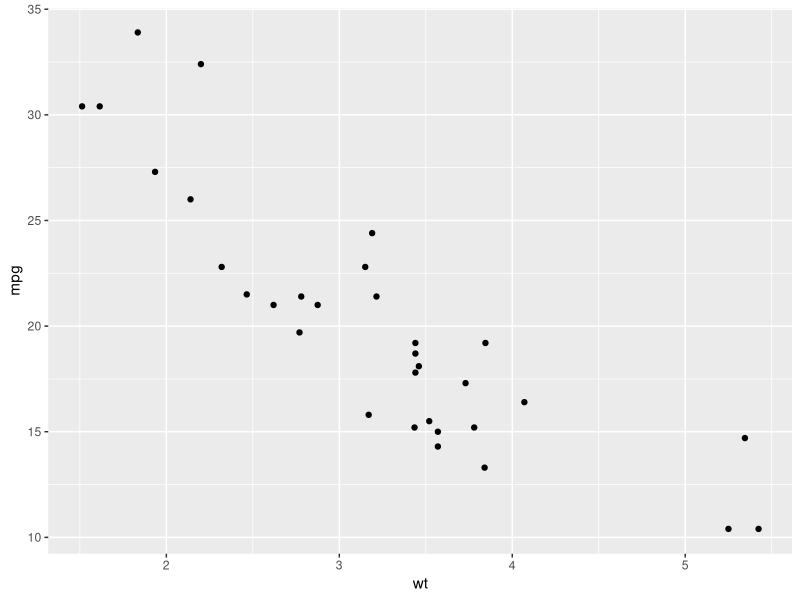
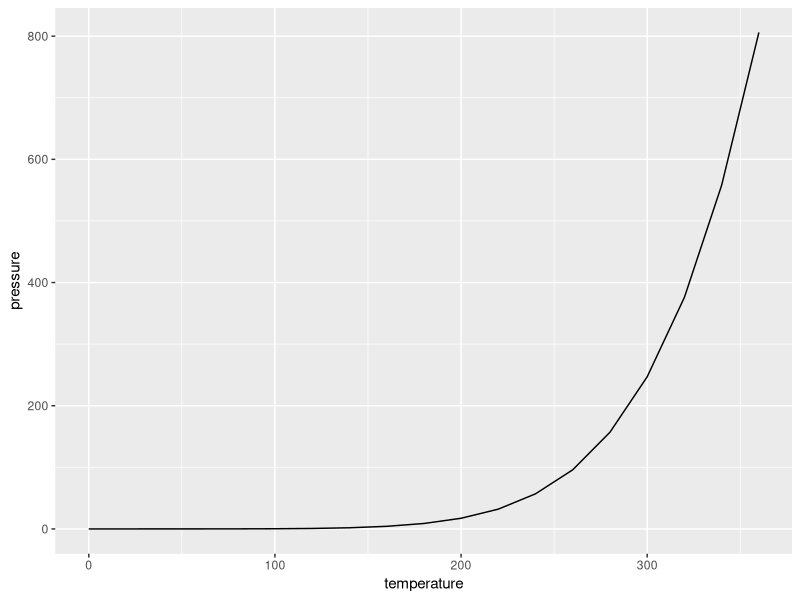
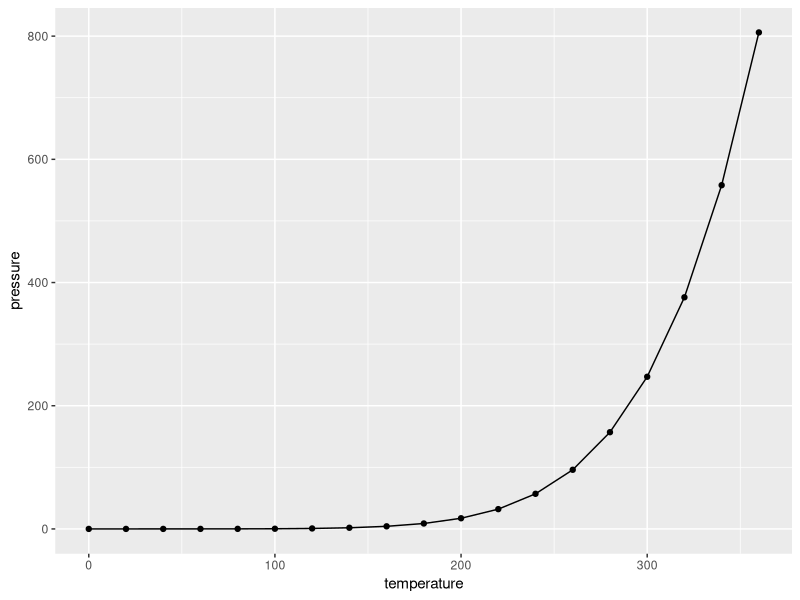
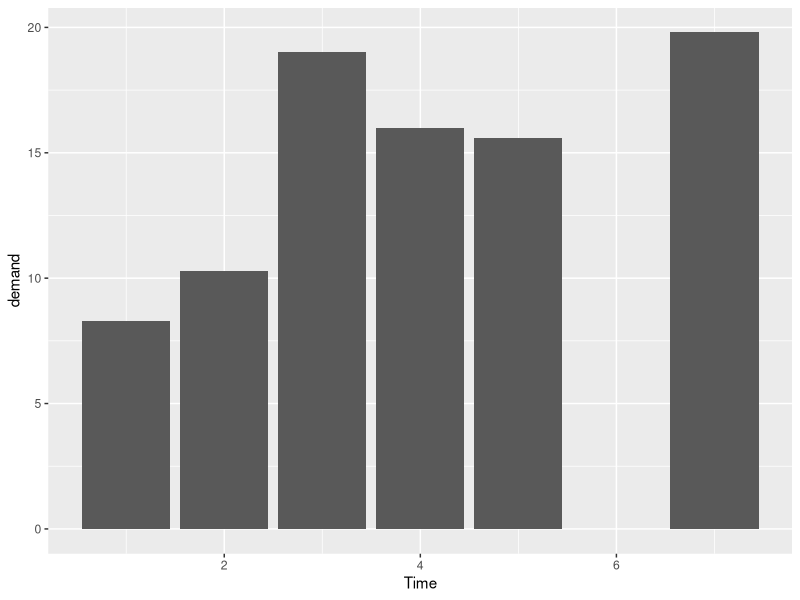
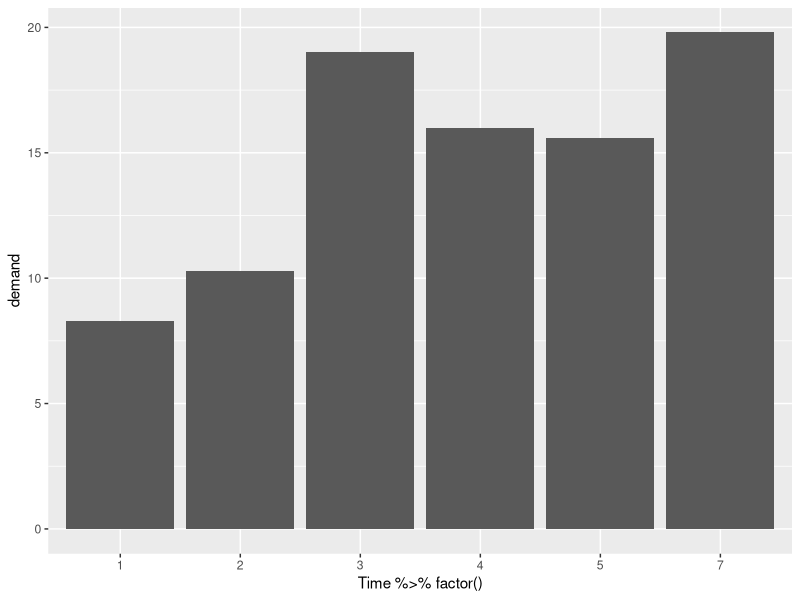
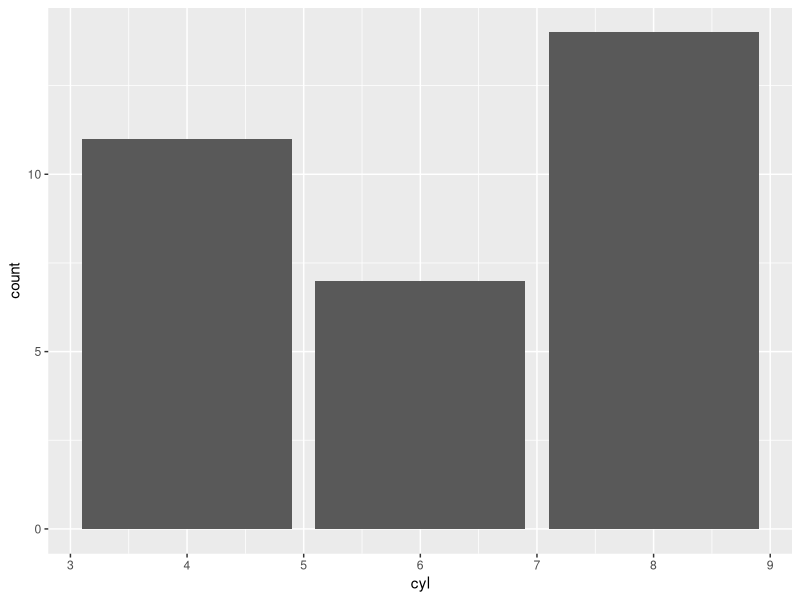
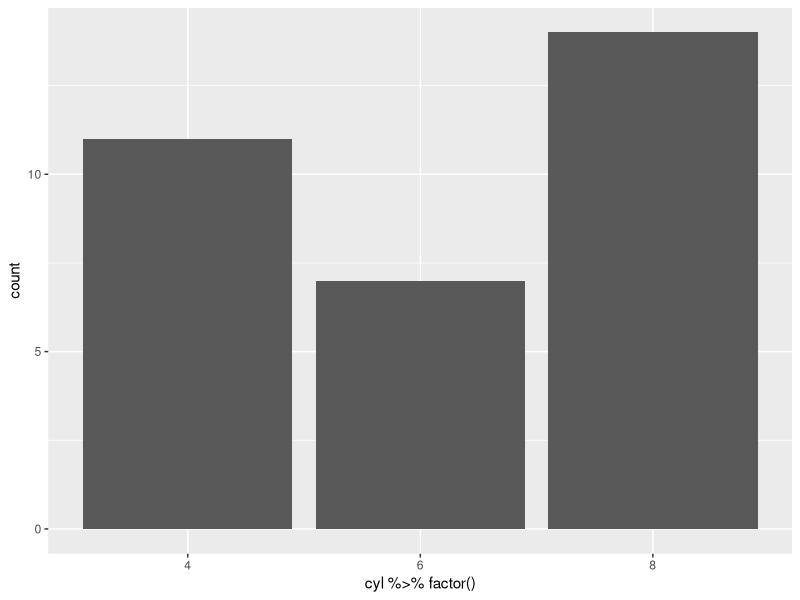
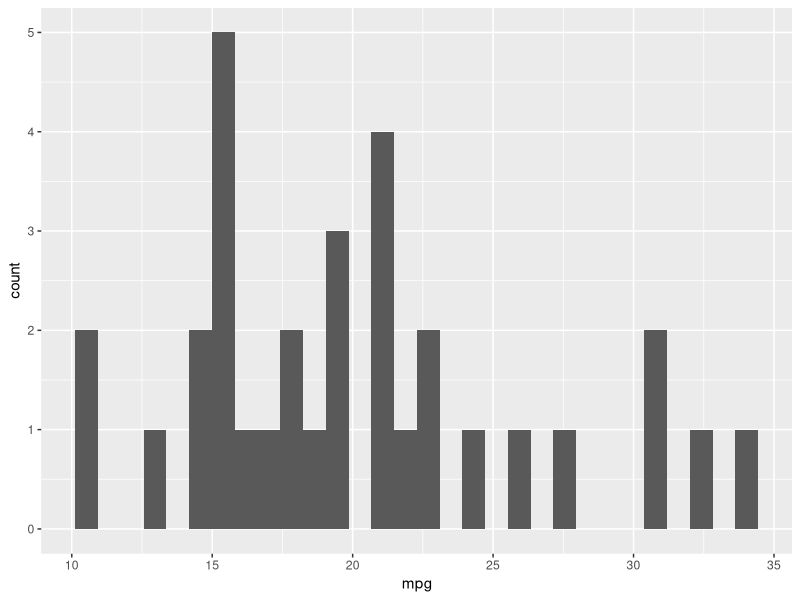

These charts were generated, in order, by the following R code:
# Quickly Exploring Data ----

# Libraries ----
library(ggplot2)
library(magrittr)


# Scatter Plot
ggplot(data = mtcars, mapping = aes(x = wt, y = mpg)) + 
    
    # Geometries: Point
    geom_point()

# Line Graph ----
ggplot(data = pressure, mapping = aes(x = temperature, y = pressure)) + 
    
    # Geometries: Line
    geom_line()

ggplot(data = pressure, mapping = aes(x = temperature, y = pressure)) + 
    
    # Combining Geometries: Line + Point
    geom_line() + 
    geom_point()


# Bar Graph ----
ggplot(data = BOD, mapping = aes(x = Time, y = demand)) + 
    
    # Geometries: Column of values
    geom_col()

ggplot(data = BOD, mapping = aes(x = Time %>% factor(), y = demand)) + 
    
    # Geometries: Col
    geom_col()

ggplot(data = mtcars, mapping = aes(x = cyl)) + 
    
    # Geometries: Count of continuous x-Values
    geom_bar()

ggplot(data = mtcars, mapping = aes(x = cyl %>% factor())) + 
    
    # Geometries: bar with Discrete x-value
    geom_bar()


# Histogram ----
ggplot(data = mtcars, mapping = aes(x = mpg)) + 
    
    # Geometries: Histogram with default bin width
    geom_histogram()

ggplot(data = mtcars, mapping = aes(x = mpg)) + 
    
    #Geometries: Binwidth = 4
    geom_histogram(binwidth = 4)


# Boxplot ----
ggplot(data = ToothGrowth, mapping = aes(x = supp, y = len)) + 
    
    # Geometries: Boxplot
    geom_boxplot()

ggplot(data = ToothGrowth, mapping = aes(x = interaction(supp, dose), y = len)) + 
    geom_boxplot()


# Function Curve ----

func_1 <- function(x){
    x^(1/2)
}

func_2 <- function(x){
    x^(1/3)
}

func_3 <- function(x){
    x^(1/4)
}

ggplot(data = tibble::tibble(x = 0:10), mapping = aes(x = x)) + 
    stat_function(fun = func_1, geom = "point", color = "green") +
    stat_function(fun = func_2, geom = "point", color = "blue") +
    stat_function(fun = func_3, geom = "point", color = "red") +
    stat_function(fun = func_1, geom = "line", color = "green") +
    stat_function(fun = func_2, geom = "line", color = "blue") +
    stat_function(fun = func_3, geom = "line", color = "red")

